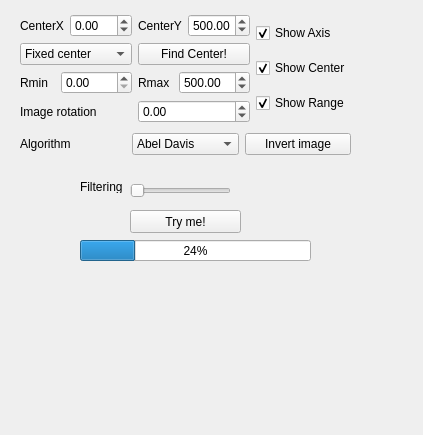
<?xml version="1.0" encoding="UTF-8"?>
<ui version="4.0">
 <class>VMI_toolbox_panel</class>
 <widget class="QWidget" name="VMI_toolbox_panel">
  <property name="geometry">
   <rect>
    <x>0</x>
    <y>0</y>
    <width>423</width>
    <height>435</height>
   </rect>
  </property>
  <property name="sizePolicy">
   <sizepolicy hsizetype="Minimum" vsizetype="Minimum">
    <horstretch>0</horstretch>
    <verstretch>0</verstretch>
   </sizepolicy>
  </property>
  <property name="minimumSize">
   <size>
    <width>271</width>
    <height>297</height>
   </size>
  </property>
  <property name="windowTitle">
   <string>Form</string>
  </property>
  <widget class="QProgressBar" name="progressBar">
   <property name="geometry">
    <rect>
     <x>80</x>
     <y>240</y>
     <width>231</width>
     <height>21</height>
    </rect>
   </property>
   <property name="value">
    <number>24</number>
   </property>
  </widget>
  <widget class="QPushButton" name="pushButton">
   <property name="geometry">
    <rect>
     <x>130</x>
     <y>210</y>
     <width>111</width>
     <height>23</height>
    </rect>
   </property>
   <property name="text">
    <string>Try me!</string>
   </property>
  </widget>
  <widget class="QLabel" name="data_filter_label">
   <property name="geometry">
    <rect>
     <x>80</x>
     <y>180</y>
     <width>47</width>
     <height>13</height>
    </rect>
   </property>
   <property name="text">
    <string>Filtering</string>
   </property>
  </widget>
  <widget class="QSlider" name="data_filter_slider">
   <property name="geometry">
    <rect>
     <x>130</x>
     <y>180</y>
     <width>101</width>
     <height>22</height>
    </rect>
   </property>
   <property name="orientation">
    <enum>Qt::Horizontal</enum>
   </property>
  </widget>
  <widget class="QWidget" name="">
   <property name="geometry">
    <rect>
     <x>20</x>
     <y>10</y>
     <width>331</width>
     <height>150</height>
    </rect>
   </property>
   <layout class="QVBoxLayout" name="verticalLayout">
    <item>
     <layout class="QHBoxLayout" name="horizontalLayout_9">
      <item>
       <layout class="QGridLayout" name="gridLayout">
        <item row="0" column="0">
         <layout class="QHBoxLayout" name="horizontalLayout_4">
          <item>
           <layout class="QHBoxLayout" name="horizontalLayout_5">
            <item>
             <widget class="QLabel" name="imageCentX_label">
              <property name="text">
               <string>CenterX</string>
              </property>
             </widget>
            </item>
            <item>
             <widget class="QDoubleSpinBox" name="imageCentX_value">
              <property name="keyboardTracking">
               <bool>false</bool>
              </property>
              <property name="minimum">
               <double>-1500.000000000000000</double>
              </property>
              <property name="maximum">
               <double>1500.000000000000000</double>
              </property>
             </widget>
            </item>
           </layout>
          </item>
          <item>
           <layout class="QHBoxLayout" name="horizontalLayout_6">
            <item>
             <widget class="QLabel" name="imageCentY_label">
              <property name="text">
               <string>CenterY</string>
              </property>
             </widget>
            </item>
            <item>
             <widget class="QDoubleSpinBox" name="imageCentY_value">
              <property name="keyboardTracking">
               <bool>false</bool>
              </property>
              <property name="minimum">
               <double>-1500.000000000000000</double>
              </property>
              <property name="maximum">
               <double>1500.000000000000000</double>
              </property>
              <property name="value">
               <double>500.000000000000000</double>
              </property>
             </widget>
            </item>
           </layout>
          </item>
         </layout>
        </item>
        <item row="1" column="0">
         <layout class="QHBoxLayout" name="horizontalLayout_8">
          <item>
           <widget class="QComboBox" name="center_type_combobox">
            <item>
             <property name="text">
              <string>Fixed center</string>
             </property>
            </item>
            <item>
             <property name="text">
              <string>Mean center</string>
             </property>
            </item>
            <item>
             <property name="text">
              <string>Simplex center</string>
             </property>
            </item>
           </widget>
          </item>
          <item>
           <widget class="QPushButton" name="findcenter_button">
            <property name="text">
             <string>Find Center!</string>
            </property>
           </widget>
          </item>
         </layout>
        </item>
        <item row="2" column="0">
         <layout class="QHBoxLayout" name="horizontalLayout_3">
          <item>
           <layout class="QHBoxLayout" name="horizontalLayout_2">
            <item>
             <widget class="QLabel" name="Rmin_label">
              <property name="text">
               <string>Rmin</string>
              </property>
             </widget>
            </item>
            <item>
             <widget class="QDoubleSpinBox" name="Rmin_spinbox">
              <property name="keyboardTracking">
               <bool>false</bool>
              </property>
              <property name="maximum">
               <double>1500.000000000000000</double>
              </property>
             </widget>
            </item>
           </layout>
          </item>
          <item>
           <layout class="QHBoxLayout" name="horizontalLayout">
            <item>
             <widget class="QLabel" name="Rmax_label">
              <property name="text">
               <string>Rmax</string>
              </property>
             </widget>
            </item>
            <item>
             <widget class="QDoubleSpinBox" name="Rmax_spinbox">
              <property name="keyboardTracking">
               <bool>false</bool>
              </property>
              <property name="maximum">
               <double>1500.000000000000000</double>
              </property>
              <property name="value">
               <double>500.000000000000000</double>
              </property>
             </widget>
            </item>
           </layout>
          </item>
         </layout>
        </item>
        <item row="3" column="0">
         <layout class="QHBoxLayout" name="horizontalLayout_7">
          <item>
           <widget class="QLabel" name="imageRot_label">
            <property name="text">
             <string>Image rotation</string>
            </property>
           </widget>
          </item>
          <item>
           <widget class="QDoubleSpinBox" name="imageRot_value">
            <property name="keyboardTracking">
             <bool>false</bool>
            </property>
            <property name="minimum">
             <double>-360.000000000000000</double>
            </property>
            <property name="maximum">
             <double>360.000000000000000</double>
            </property>
           </widget>
          </item>
         </layout>
        </item>
       </layout>
      </item>
      <item>
       <layout class="QVBoxLayout" name="verticalLayout_5">
        <item>
         <widget class="QCheckBox" name="showAxis_checkBox">
          <property name="text">
           <string>Show Axis</string>
          </property>
          <property name="checked">
           <bool>true</bool>
          </property>
         </widget>
        </item>
        <item>
         <widget class="QCheckBox" name="showCenter_checkBox">
          <property name="text">
           <string>Show Center</string>
          </property>
          <property name="checked">
           <bool>true</bool>
          </property>
         </widget>
        </item>
        <item>
         <widget class="QCheckBox" name="showRange_checkBox">
          <property name="text">
           <string>Show Range</string>
          </property>
          <property name="checked">
           <bool>true</bool>
          </property>
         </widget>
        </item>
       </layout>
      </item>
     </layout>
    </item>
    <item>
     <layout class="QHBoxLayout" name="horizontalLayout_10">
      <item>
       <widget class="QLabel" name="abel_inversion_sel_label">
        <property name="text">
         <string>Algorithm</string>
        </property>
       </widget>
      </item>
      <item>
       <widget class="QComboBox" name="abel_inversion_sel_combobox">
        <item>
         <property name="text">
          <string>Abel Davis</string>
         </property>
        </item>
        <item>
         <property name="text">
          <string>Basex</string>
         </property>
        </item>
        <item>
         <property name="text">
          <string>Dasch</string>
         </property>
        </item>
        <item>
         <property name="text">
          <string>Direct</string>
         </property>
        </item>
        <item>
         <property name="text">
          <string>Hansenlaw</string>
         </property>
        </item>
        <item>
         <property name="text">
          <string>Linbasex</string>
         </property>
        </item>
        <item>
         <property name="text">
          <string>Onion peeling</string>
         </property>
        </item>
       </widget>
      </item>
      <item>
       <widget class="QPushButton" name="abel_inversion_pushbutton">
        <property name="text">
         <string>Invert image</string>
        </property>
       </widget>
      </item>
     </layout>
    </item>
   </layout>
  </widget>
 </widget>
 <resources/>
 <connections/>
</ui>
